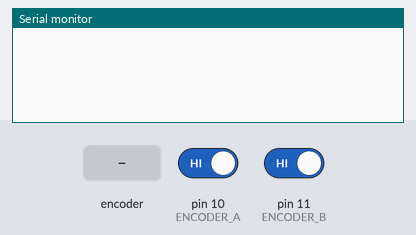
Bench run of a sketch on a simulated Arduino Uno, built with avr-gcc and run on an emulated ATmega328P. On the bench: the last lines printed to the serial monitor. Inputs (shaded band) come from the test bench; at power-on: pin 10 (ENCODER_A) HIGH, pin 11 (ENCODER_B) HIGH.

Above: at 1.2 s.
1.3 s: rotary encoder on pin 10 (ENCODER_A) / pin 11 (ENCODER_B) turned 1 step (first pin leading)
At 1.7 s:
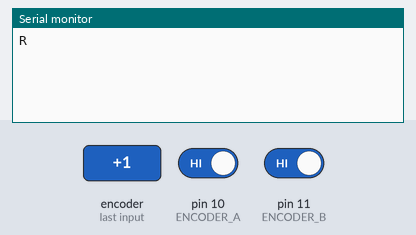
3.0 s: rotary encoder on pin 10 (ENCODER_A) / pin 11 (ENCODER_B) turned 2 steps (second pin leading)
At 4.4 s:
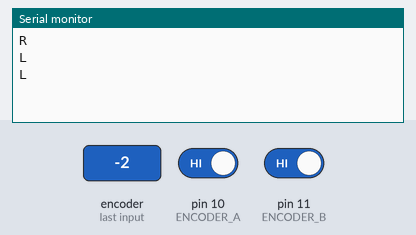

Measured:
- after the input at 1.3 s, the serial monitor: prints a new line after 0.08 s (image 1)
- after the input at 3.0 s, the serial monitor: prints a new line after 0.08 s (image 2)

The sketch:

RotarySW_Turn.ino
```cpp
#define ENCODER_A 10
#define ENCODER_B 11
#define ENCODER_BTN 16

#define LEFT 1
#define RIGHT 2

void setup(){
    Serial.begin(9600);

    pinMode(ENCODER_A, INPUT);
    pinMode(ENCODER_B, INPUT);
    pinMode(ENCODER_BTN, INPUT);

    digitalWrite(ENCODER_A, HIGH);
    digitalWrite(ENCODER_B, HIGH);
    digitalWrite(ENCODER_BTN, HIGH);

}

int left_state = 0;
int right_state = 0;

void loop(){
    int in_a = digitalRead(ENCODER_A);
    int in_b = digitalRead(ENCODER_B);

    if(in_a == 1 && in_b == 1)
    {
        if (right_state == 3)
        {
            Serial.println("R");
        }
        else if (left_state == 3)
        {
            Serial.println("L");
        }

        left_state = 0;
        right_state = 0;
    }
    if(in_a == 0 && in_b == 1)
    {
        if(right_state == 0){
            right_state = 1;
        }
        else if(left_state == 2){
            left_state = 3;
        }
    }
    if(in_a == 0 && in_b == 0)
    {
        if(right_state == 1){
            right_state = 2;
        }
        else if(left_state == 1){
            left_state = 2;
        }
    }
    if(in_a == 1 && in_b == 0)
    {
        if(right_state == 2){
            right_state = 3;
        }
        else if(left_state == 0){
            left_state = 1;
        }
    }

    delay(1);
}
```
